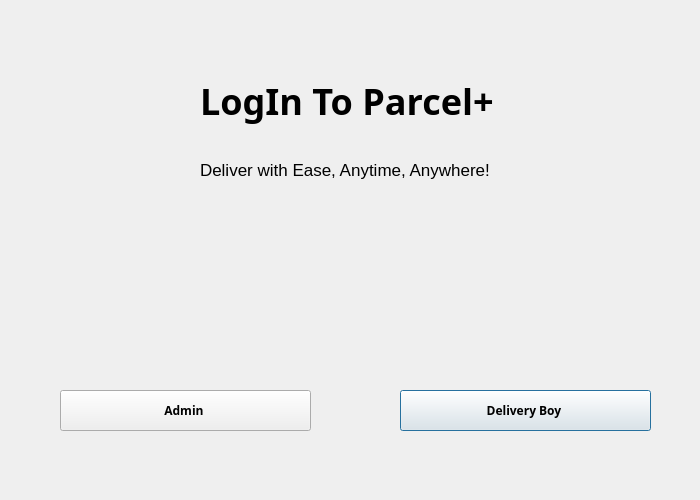
<?xml version="1.0" encoding="UTF-8"?>
<ui version="4.0">
 <class>Loginpage</class>
 <widget class="QDialog" name="Loginpage">
  <property name="geometry">
   <rect>
    <x>0</x>
    <y>0</y>
    <width>700</width>
    <height>500</height>
   </rect>
  </property>
  <property name="windowTitle">
   <string>Dialog</string>
  </property>
  <widget class="QLabel" name="label_3">
   <property name="geometry">
    <rect>
     <x>-100</x>
     <y>-40</y>
     <width>1021</width>
     <height>641</height>
    </rect>
   </property>
   <property name="text">
    <string/>
   </property>
   <property name="pixmap">
    <pixmap>../../../Downloads/detailed-structure-marble-natural-pattern-background-design.jpg</pixmap>
   </property>
  </widget>
  <widget class="QLabel" name="label_6">
   <property name="geometry">
    <rect>
     <x>200</x>
     <y>70</y>
     <width>411</width>
     <height>61</height>
    </rect>
   </property>
   <property name="font">
    <font>
     <family>HoloLens MDL2 Assets</family>
     <pointsize>27</pointsize>
     <bold>true</bold>
     <strikeout>false</strikeout>
    </font>
   </property>
   <property name="text">
    <string>LogIn To Parcel+</string>
   </property>
  </widget>
  <widget class="QPushButton" name="pushButton_6">
   <property name="geometry">
    <rect>
     <x>400</x>
     <y>390</y>
     <width>251</width>
     <height>41</height>
    </rect>
   </property>
   <property name="font">
    <font>
     <family>Source Code Pro</family>
     <bold>true</bold>
    </font>
   </property>
   <property name="autoFillBackground">
    <bool>true</bool>
   </property>
   <property name="text">
    <string>Delivery Boy </string>
   </property>
  </widget>
  <widget class="QLabel" name="label_home_firt_pic_2">
   <property name="geometry">
    <rect>
     <x>60</x>
     <y>210</y>
     <width>251</width>
     <height>141</height>
    </rect>
   </property>
   <property name="styleSheet">
    <string notr="true"> background-position: center;
    background-repeat: no-repeat;
    background-attachment: fixed;
    background-origin: content;
    background-clip: content;</string>
   </property>
   <property name="text">
    <string/>
   </property>
   <property name="pixmap">
    <pixmap>../../../Downloads/8719041(1).ico</pixmap>
   </property>
  </widget>
  <widget class="QLabel" name="label_home_firt_pic_3">
   <property name="geometry">
    <rect>
     <x>400</x>
     <y>210</y>
     <width>251</width>
     <height>141</height>
    </rect>
   </property>
   <property name="styleSheet">
    <string notr="true"> background-position: center;
    background-repeat: no-repeat;
    background-attachment: fixed;
    background-origin: content;
    background-clip: content;</string>
   </property>
   <property name="text">
    <string/>
   </property>
   <property name="pixmap">
    <pixmap>../../../Downloads/162200-OVHLNN-565(1).ico</pixmap>
   </property>
  </widget>
  <widget class="QPushButton" name="pushButton_5">
   <property name="geometry">
    <rect>
     <x>60</x>
     <y>390</y>
     <width>251</width>
     <height>41</height>
    </rect>
   </property>
   <property name="font">
    <font>
     <family>Source Code Pro</family>
     <bold>true</bold>
    </font>
   </property>
   <property name="autoFillBackground">
    <bool>true</bool>
   </property>
   <property name="text">
    <string>Admin </string>
   </property>
  </widget>
  <widget class="QLabel" name="label_7">
   <property name="geometry">
    <rect>
     <x>200</x>
     <y>160</y>
     <width>291</width>
     <height>20</height>
    </rect>
   </property>
   <property name="font">
    <font>
     <pointsize>13</pointsize>
     <bold>false</bold>
     <underline>false</underline>
     <strikeout>false</strikeout>
    </font>
   </property>
   <property name="text">
    <string>Deliver with Ease, Anytime, Anywhere!</string>
   </property>
  </widget>
 </widget>
 <resources/>
 <connections/>
</ui>
